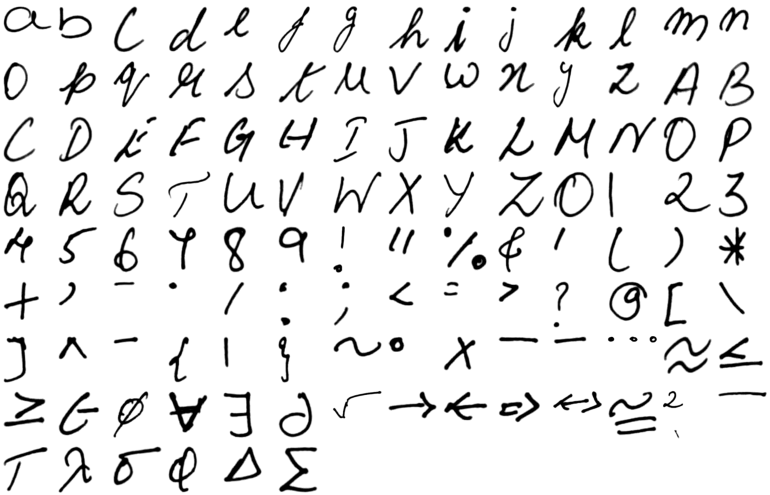
#> input picture docs/glyph_sheet.png, 1540 x 990 px (shown at 1/2 size)
$ python -i calibrate.py   (imports and definitions only)
#> lines starting #> are read from the running program, lines starting #| are printed output that depends on the picture; after the words box and inside, x2 and y2 are one past the last pixel; in counts of white or black regions, pixels touching at a corner belong together
#> further down, picture is the input picture: shape (990, 1540, 3); min 0, max 255, mean 234.1
"""Photos of the filled-in template  ->  glyph library (work/lib.pkl).

Steps per photo:
  1. find the 4 black squares, straighten the page to 2480x3508 (300 dpi)
  2. estimate local paper brightness; ink = pixels clearly darker than their surroundings
  3. cut each character out of its box (box positions come from layout.py)
  4. store a soft alpha mask + how far the ink sits below the baseline
"""
import math, os, pickle, sys
import cv2, numpy as np
import charset, layout as L
from imgio import imread, imwrite

INK_RATIO = 0.72          # pixel darker than 72% of local paper brightness = ink
SOFT_LO, SOFT_SPAN = 0.86, 0.42


class CalibrationError(Exception):
    pass


# ------------------------------------------------------------------ straightening
def find_markers(img):
    """Return 4 marker centres in photo pixels ordered TL, TR, BR, BL."""
    g = cv2.cvtColor(img, cv2.COLOR_BGR2GRAY)
    sc = 1600.0 / max(g.shape)
#> sc = 1.04
    small = cv2.resize(g, None, fx=sc, fy=sc, interpolation=cv2.INTER_AREA)
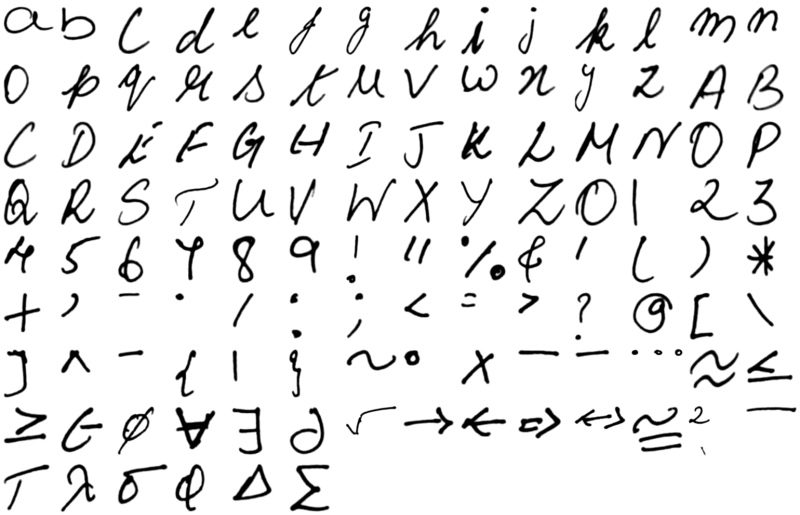
#> small: shape (1029, 1600) (shown at 1/2 size); min 0, max 255, mean 234.1
    small = cv2.GaussianBlur(small, (5, 5), 0)
    k = int(max(small.shape) * 0.08) | 1                       # larger than a marker
#> k = 129
    bg = cv2.GaussianBlur(cv2.dilate(small, np.ones((k, k), np.uint8)), (0, 0), k / 4)
#> bg: shape (1029, 1600); every value is 255
    ratio = small.astype(np.float32) / np.maximum(bg, 1)
    dark = (ratio < 0.55).astype(np.uint8)
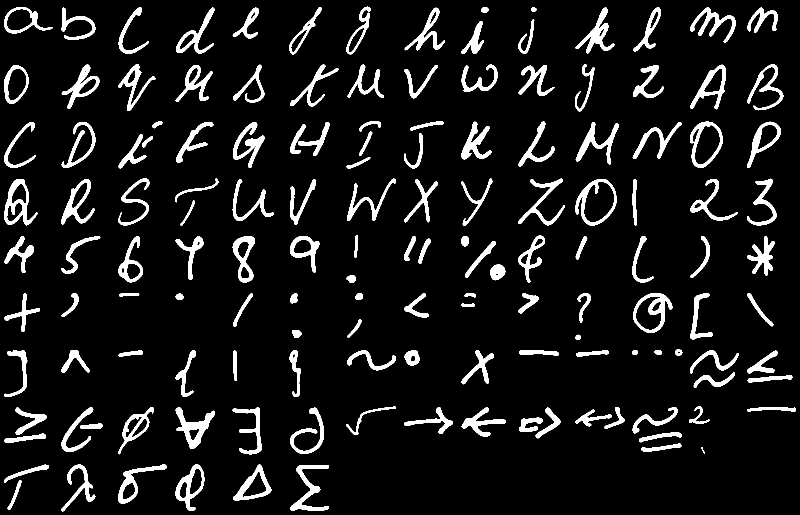
#> dark: shape (1029, 1600) (shown at 1/2 size); values 0 (black) and 1 (white), 8.6% white; 147 white regions, largest, box (x1, y1, x2, y2) and area: (351, 815, 430, 898) 2290, (8, 358, 75, 451) 2084, (580, 930, 658, 1022) 2062
    dark = cv2.morphologyEx(dark, cv2.MORPH_OPEN, np.ones((3, 3), np.uint8))
#> dark: shape (1029, 1600); values 0 (black) and 1 (white), 8.6% white; 146 white regions, largest, box (x1, y1, x2, y2) and area: (351, 815, 430, 898) 2289, (8, 358, 75, 450) 2079, (581, 930, 658, 1022) 2059
    n, lab, st, cen = cv2.connectedComponentsWithStats(dark)
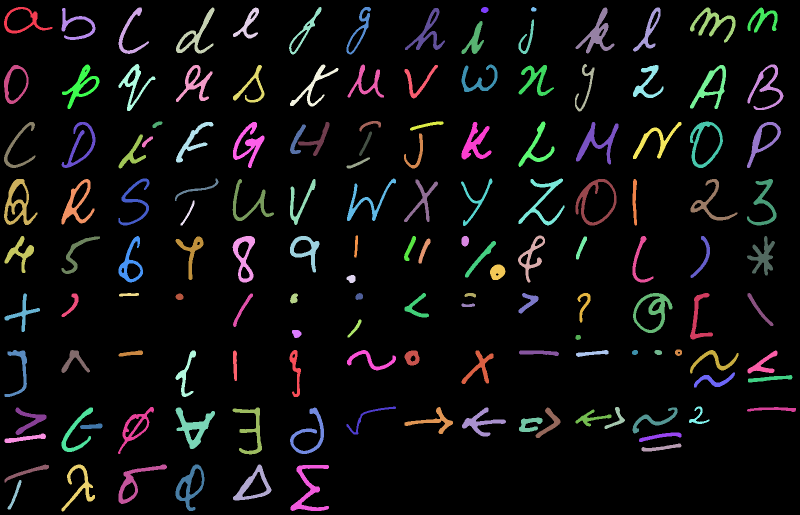
#> lab: shape (1029, 1600) int32 (shown at 1/2 size); 147 distinct labels, from 0 to 146; one colour per label, 0 black
#> n = 147; st = 147 rows, first 6: [0, 0, 1600, 1029, 1504935], [8, 14, 97, 53, 1181], [237, 15, 61, 93, 1096], [352, 15, 77, 92, 1667], [466, 15, 52, 62, 945], [578, 14, 65, 95, 978]; cen = 147 pairs, first value 27.8 to 1545.6, second value 18.37 to 989.6
    side = max(small.shape)
#> side = 1600
    cands = []
    for i in range(1, n):
        x, y, w, h, a = st[i]
        if not (0.012 * side < w < 0.12 * side and 0.012 * side < h < 0.12 * side):
            continue
        if not (0.65 < w / float(h) < 1.55):
            continue
        if a / float(w * h) < 0.78:
            continue
        cands.append((a, cen[i][0] / sc, cen[i][1] / sc))
#> this loop made 146 passes
#> (x, y, w, h, a) on passes 1 to 12: (8, 14, 97, 53, 1181), (237, 15, 61, 93, 1096), (352, 15, 77, 92, 1667), (466, 15, 52, 62, 945), (578, 14, 65, 95, 978), (693, 14, 49, 95, 1031), (962, 14, 15, 12, 142), (1062, 14, 11, 9, 78), (1151, 15, 78, 92, 2005), (1266, 15, 55, 88, 1159), (1380, 15, 91, 70, 1798), (1495, 15, 60, 50, 1092)
#> after the loop, cands = []
    cands.sort(reverse=True)
    if len(cands) < 4:
#> (the run stopped early here; a loop or call above may not have finished)
